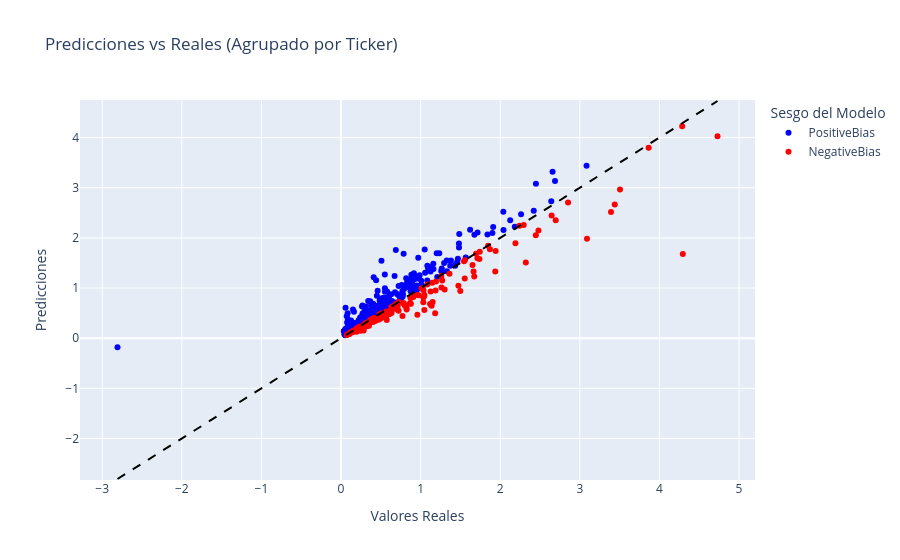

Source (notebook cell):
### Markdown cell above
Se generan 2 clusters segun las predicciones:
* Positive_Bias: si los residuos son mayores o iguales a cero.
* Negative_Bias: si los residuos son menores a cero.

### Code cell
# Se dividen los datos para predecir el valor de la última fecha disponible para cada ticker en el conjunto de test
X_train, X_test, y_train, y_test = split_ultimo(df, label=label, cols_excluded=predictores_a_eliminar)

# Predicciones en el conjunto de test
y_pred = pipe.predict(X_test)

# Recuperar el ticker usando el indice de y_test
tickers_test = df.loc[y_test.index, 'Ticker']

# Se calculan los residuos y el Cluster: PositiveBias / NegativeBias según el signo de los residuos
resultados_agrupados = procesar_resultados_prediccion(
    y_test=y_test, 
    y_pred=y_pred, 
    tickers=tickers_test
)

# Visualizar los resultados de la predicción
visualizar_resultados_predicciones(resultados_agrupados)

### Figure 1 — Plotly figure (JSON) as saved in the notebook; plotly's stock layout.template omitted (floating-point values rounded to 4 significant figures; data arrays with more than 128 entries replaced by an {"elided": "..."} marker saying what was removed)
{"data": [{"hovertemplate": "<b>%{hovertext}</b><br><br>Sesgo del Modelo=PositiveBias<br>Valores Reales=%{x}<br>Predicciones=%{y}<extra></extra>", "hovertext": {"elided": "317 str values"}, "legendgroup": "PositiveBias", "marker": {"color": "blue", "symbol": "circle"}, "mode": "markers", "name": "PositiveBias", "orientation": "v", "showlegend": true, "type": "scatter", "x": {"elided": "317 float values"}, "xaxis": "x", "y": {"elided": "317 float values"}, "yaxis": "y"}, {"hovertemplate": "<b>%{hovertext}</b><br><br>Sesgo del Modelo=NegativeBias<br>Valores Reales=%{x}<br>Predicciones=%{y}<extra></extra>", "hovertext": {"elided": "168 str values"}, "legendgroup": "NegativeBias", "marker": {"color": "red", "symbol": "circle"}, "mode": "markers", "name": "NegativeBias", "orientation": "v", "showlegend": true, "type": "scatter", "x": {"elided": "168 float values"}, "xaxis": "x", "y": {"elided": "168 float values"}, "yaxis": "y"}], "layout": {"legend": {"title": {"text": "Sesgo del Modelo"}, "tracegroupgap": 0}, "shapes": [{"line": {"color": "black", "dash": "dash", "width": 2}, "type": "line", "x0": -2.808, "x1": 4.729, "y0": -2.808, "y1": 4.729}], "title": {"text": "Predicciones vs Reales (Agrupado por Ticker)"}, "xaxis": {"anchor": "y", "domain": [0, 1], "title": {"text": "Valores Reales"}}, "yaxis": {"anchor": "x", "domain": [0, 1], "title": {"text": "Predicciones"}}}}
